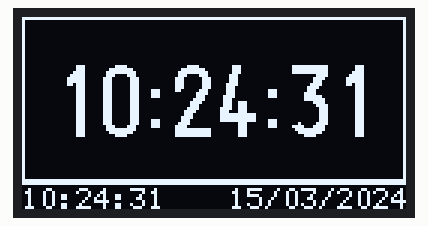
This sketch was run on a simulated ESP8266 (NodeMCU). Shown: 128×64 one-colour display. WiFi joins after 1.5 s; servers stay silent unless stated; network time is answered at once with the bench clock; uploads are accepted with an empty reply; the local clock reads 2024-03-15 10:24:30 at power-on unless the sketch sets it.

Above: at 2.0 s.
At 5.1 s:
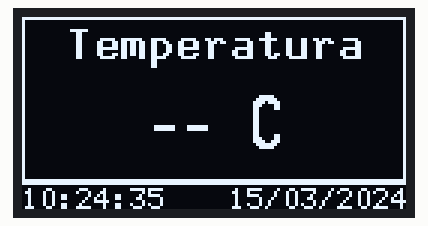
At 10.4 s:
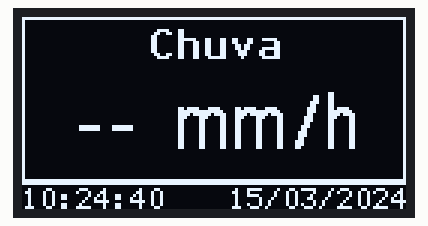
At 19.2 s:
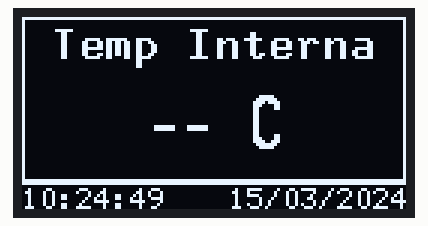
At 28.3 s:
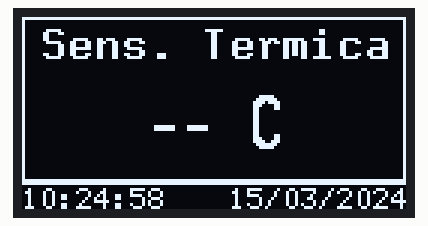
At 37.4 s:
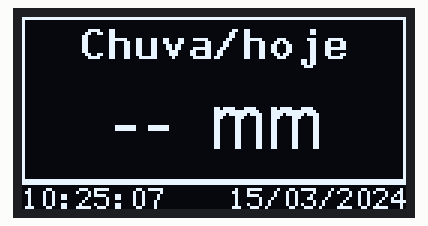

The sketch:

oled_para_github.ino
```cpp
#include <ESP8266WiFi.h>
#include <WiFiClientSecure.h>
#include <ESP8266HTTPClient.h>
#include <ArduinoJson.h>
#include <Wire.h>
#include <U8g2lib.h>
#include <NTPClient.h>
#include <WiFiUdp.h>

// === Wi-Fi ===
const char* ssid = "NOME WIFI";
const char* password = "SENHA WIFI";

// === Display com U8G2 ===
//U8G2_SSD1306_128X64_NONAME_F_HW_I2C display(U8G2_R2, /* reset=*/ U8X8_PIN_NONE);
U8G2_SSD1306_128X64_NONAME_F_SW_I2C display(U8G2_R2, /* clock=*/2, /* data=*/0, /* reset=*/ U8X8_PIN_NONE);


// === NTP ===
WiFiUDP ntpUDP;
NTPClient timeClient(ntpUDP, "pool.ntp.org", -3 * 3600, 60000);

// === Chaves AmbientWeather ===
const String apiKey = "DEFINA AQUI SEU apikey";
const String appKey = "defina aqui sei apikey";

// === Variáveis de clima ===
String tempExt = "--", humExt = "--", vento = "--", chuva = "--", pressao = "--", uv = "--";
String tempInt = "--", umidInt = "--", radiacao = "--", gust = "--", feels = "--";
String dew = "--", dirVento = "--", pressaoAbs = "--", chuvaDia = "--";

unsigned long ultimaTroca = 0;
int telaAtual = 0;
int intervaloTela = 2000;

// === Conversão para pontos cardeais ===
String direcaoCardeal(int graus) {
  const char* direcoes[] = {"N", "NNE", "NE", "ENE", "E", "ESE", "SE", "SSE",
                            "S", "SSW", "SW", "WSW", "W", "WNW", "NW", "NNW"};
  int index = (int)((graus + 11.25) / 22.5) % 16;
  return String(direcoes[index]);
}

void buscarDadosAmbientWeather() {
  WiFiClientSecure client;
  client.setInsecure();
  HTTPClient https;

  String url = "https://api.ambientweather.net/v1/devices?apiKey=" + apiKey + "&applicationKey=" + appKey;
  if (https.begin(client, url)) {
    int httpCode = https.GET();
    if (httpCode == 200) {
      String payload = https.getString();
      StaticJsonDocument<8192> doc;
      if (!deserializeJson(doc, payload)) {
        JsonObject lastData = doc[0]["lastData"];
        tempExt = String((lastData["tempf"].as<float>() - 32.0) * 5.0 / 9.0, 1);
        humExt = String(lastData["humidity"].as<int>());
        vento = String(lastData["windspeedmph"].as<float>() * 1.60934, 1);
        chuva = String(lastData["hourlyrainin"].as<float>() * 25.4, 1);
        pressao = String(lastData["baromrelin"].as<float>() * 33.8639, 1);

        // Substituição do índice UV numérico por texto
        int uvIndex = lastData["uv"].as<int>();
        if (uvIndex <= 2) uv = "Baixo";
        else if (uvIndex <= 5) uv = "Moderado";
        else if (uvIndex <= 7) uv = "Alto";
        else if (uvIndex <= 10) uv = "Muito Alto";
        else uv = "Extremo";

        tempInt = String((lastData["tempinf"].as<float>() - 32.0) * 5.0 / 9.0, 1);
        umidInt = String(lastData["humidityin"].as<int>());
        radiacao = String(lastData["solarradiation"].as<float>(), 0);
        gust = String(lastData["windgustmph"].as<float>() * 1.60934, 1);
        feels = String((lastData["feelsLike"].as<float>() - 32.0) * 5.0 / 9.0, 1);
        dew = String((lastData["dewPoint"].as<float>() - 32.0) * 5.0 / 9.0, 1);
        dirVento = direcaoCardeal(lastData["winddir"].as<int>());
        pressaoAbs = String(lastData["baromabsin"].as<float>() * 33.8639, 1);
        chuvaDia = String(lastData["dailyrainin"].as<float>() * 25.4, 1);
      }
    }
    https.end();
  }
}

void desenharRodape() {
  timeClient.update();
  time_t now = timeClient.getEpochTime();
  struct tm* ti = localtime(&now);

  char hora[9];
  sprintf(hora, "%02d:%02d:%02d", ti->tm_hour, ti->tm_min, ti->tm_sec);

  char data[11];
  sprintf(data, "%02d/%02d/%04d", ti->tm_mday, ti->tm_mon + 1, ti->tm_year + 1900);

  display.drawHLine(0, 55, 128);  // linha separadora

  display.setFont(u8g2_font_6x12_tr);
  display.setCursor(0, 64);
  display.print(hora);

  int dataWidth = display.getStrWidth(data);
  display.setCursor(128 - dataWidth, 64);
  display.print(data);
}

void telaTexto(String titulo, String valor, String unidade) {
  display.clearBuffer();
  display.drawFrame(0, 0, 128, 55); // quadro fora do rodapé

  display.setFont(u8g2_font_9x18B_tr);
  int tituloWidth = display.getStrWidth(titulo.c_str());
  display.setCursor((128 - tituloWidth) / 2, 14);
  display.print(titulo);

  display.setFont(u8g2_font_logisoso18_tr);
  String valorUn = valor + " " + unidade;
  int valorWidth = display.getStrWidth(valorUn.c_str());
  display.setCursor((128 - valorWidth) / 2, 44);
  display.print(valorUn);

  desenharRodape();
  display.sendBuffer();
}

void telaHoraGrande() {
  timeClient.update();
  time_t now = timeClient.getEpochTime();
  struct tm* ti = localtime(&now);

  char hora[9];
  sprintf(hora, "%02d:%02d:%02d", ti->tm_hour, ti->tm_min, ti->tm_sec);

  display.clearBuffer();
  display.drawFrame(0, 0, 128, 55); // quadro fora do rodapé
  display.setFont(u8g2_font_logisoso24_tr);
  display.setCursor(10, 40);
  display.print(hora);
  desenharRodape();
  display.sendBuffer();
}

void telaData() {
  timeClient.update();
  time_t rawtime = timeClient.getEpochTime();
  struct tm* ti = localtime(&rawtime);

  String dias[] = {"DOMINGO", "SEGUNDA", "TERCA", "QUARTA", "QUINTA", "SEXTA", "SABADO"};
  String meses[] = {"JAN", "FEV", "MAR", "ABR", "MAI", "JUN", "JUL", "AGO", "SET", "OUT", "NOV", "DEZ"};

  String semana = dias[ti->tm_wday];
  String data = String(ti->tm_mday) + " " + meses[ti->tm_mon] + " " + String(1900 + ti->tm_year);

  display.clearBuffer();
  display.drawFrame(0, 0, 128, 55); // quadro fora do rodapé
  display.setFont(u8g2_font_9x18B_tr);
  display.setCursor((128 - display.getStrWidth(semana.c_str())) / 2, 20);
  display.print(semana);
  display.setCursor((128 - display.getStrWidth(data.c_str())) / 2, 42);
  display.print(data);
  desenharRodape();
  display.sendBuffer();
}

void setup() {
  Serial.begin(115200);
  WiFi.begin(ssid, password);
  while (WiFi.status() != WL_CONNECTED) delay(500);

  display.begin();
  display.clearDisplay();
  display.clearBuffer();
  display.setFont(u8g2_font_6x12_tr);
  display.drawStr(10, 30, "Inicializando...");
  display.sendBuffer();

  timeClient.begin();
  timeClient.update();
  buscarDadosAmbientWeather();
}

void loop() {
  if (millis() - ultimaTroca > intervaloTela) {
    telaAtual = (telaAtual + 1) % 17;
    ultimaTroca = millis();

    if (telaAtual == 0) {
      buscarDadosAmbientWeather();
      intervaloTela = 8000;
    } else {
      intervaloTela = 2000;
    }
  }

  switch (telaAtual) {
    case 0: telaHoraGrande(); break;
    case 1: telaData(); break;
    case 2: telaTexto("Temperatura", tempExt, "°C"); break;
    case 3: telaTexto("Umidade", humExt, "%"); break;
    case 4: telaTexto("Chuva", chuva, "mm/h"); break;
    case 5: telaTexto("Vento", vento, "km/h"); break;
    case 6: telaTexto("Pressao", pressao, "hPa"); break;
    case 7: telaTexto("Indice UV", uv, ""); break;
    case 8: telaTexto("Temp Interna", tempInt, "°C"); break;
    case 9: telaTexto("Umid Interna", umidInt, "%"); break;
    case 10: telaTexto("Radiacao", radiacao, "W/m²"); break;
    case 11: telaTexto("Rajada Vento", gust, "km/h"); break;
    case 12: telaTexto("Sens. Termica", feels, "°C"); break;
    case 13: telaTexto("Ponto Orvalho", dew, "°C"); break;
    case 14: telaTexto("Dir. Vento", dirVento, ""); break;
    case 15: telaTexto("Pressao Abs", pressaoAbs, "hPa"); break;
    case 16: telaTexto("Chuva/hoje", chuvaDia, "mm"); break;
  }

  delay(300);
}
```

Measured:
- what the display in image 1 shows lasts 1.0 s, from 5.1 s to 6.1 s
